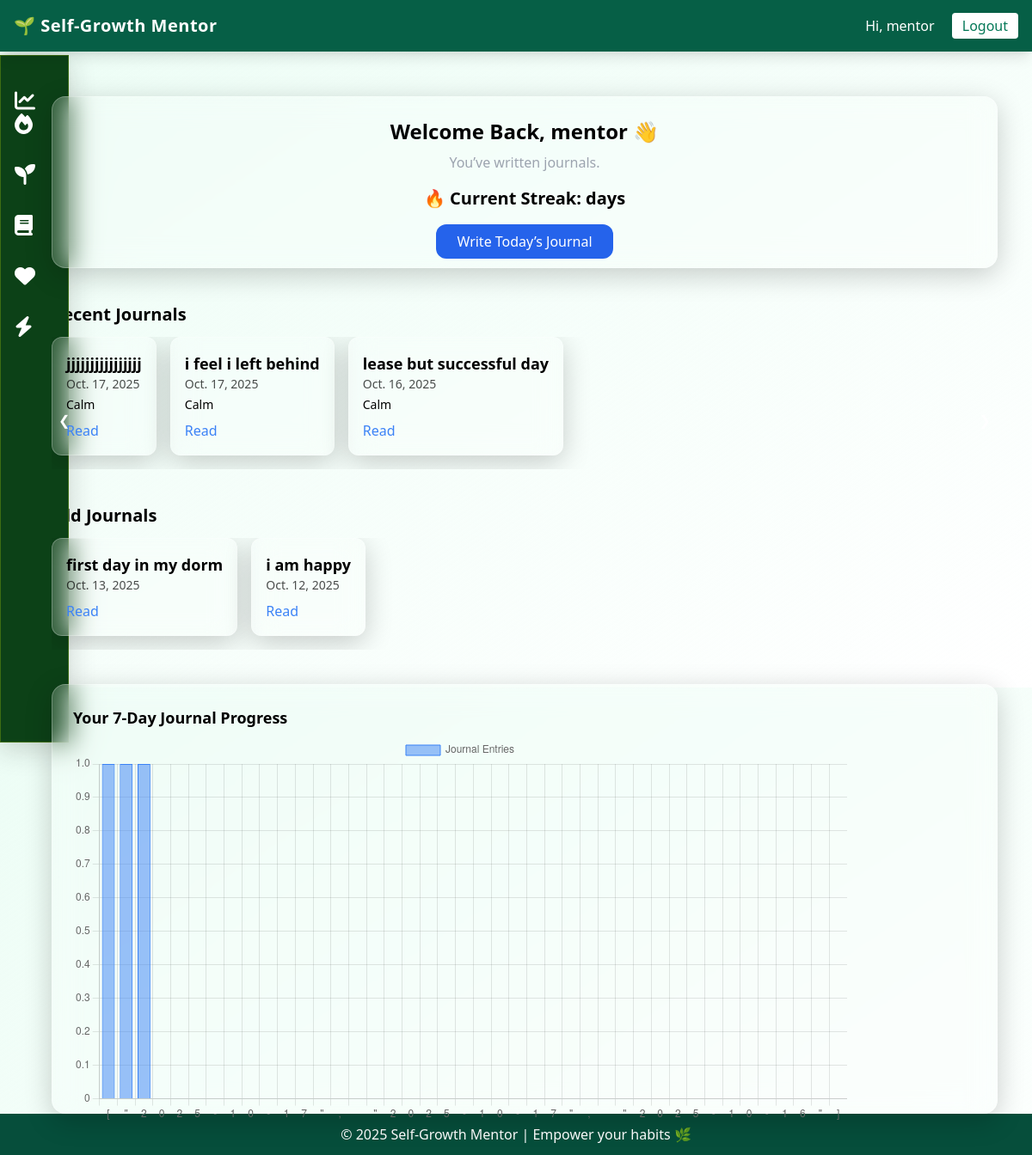
The app's page /journal/ (signed in) with its own data.
### journal/models.py (models this page shows, shortened)
class Journal(models.Model):
    user = models.ForeignKey(User, on_delete=models.CASCADE)
    title = models.CharField(max_length=200)
    content = models.TextField()
    mood = models.CharField(max_length=20, choices=MOOD_CHOICES, default='calm')
    reflection = models.TextField(blank=True, null=True)
    date = models.DateField(auto_now_add=True)

### journal/views.py (the view)
# urls.py: path('', views.dashboard, name='dashboard'),
@login_required
def dashboard(request):
    journals = Journal.objects.filter(user=request.user).order_by('-date')
    last_7_days = date.today() - timedelta(days=6)
    recent_journals = journals.filter(date__gte=last_7_days)
    chart_labels = [j.date.strftime('%Y-%m-%d') for j in recent_journals]
    chart_data = [1 for _ in recent_journals]
    context = {
        'recent_journals': recent_journals,
        'old_journals': journals.exclude(date__gte=last_7_days),
        'chart_labels': json.dumps(chart_labels),
        'chart_data': json.dumps(chart_data),
    }
    return render(request, 'journal/dashboard.html', context)

### journal/templates/journal/dashboard.html (shortened to what this page needs)
{% extends 'base.html' %}
{% block content %}
<div class="max-w-6xl mx-auto mt-8 space-y-10">
   <aside class="w-20 glass p-4 flex flex-col items-center justify-between fixed top-16 left-0 h-[calc(100%-4rem)]">
      <div class="space-y-8 mt-6">
        <i class="fa-solid fa-chart-line sidebar-icon" title="Dashboard"></i>
       <a href="{% url 'habits:dashboard' %}" title="Habit Streaks"><i class="fa-solid fa-fire sidebar-icon"></i></a>
        <i class="fa-solid fa-seedling sidebar-icon" title="Growth Feed"></i>
        <i class="fa-solid fa-book sidebar-icon" title="Journal"></i>
        <i class="fa-solid fa-heart sidebar-icon" title="Motivation Meter"></i>
        <i class="fa-solid fa-bolt sidebar-icon" title="Quick Actions"></i>
      </div>
    </aside>
  <div class="glass2 p-6 rounded-2xl text-center w-100">
    <h2 class="text-2xl font-semibold">Welcome Back, {{ user.username }} 👋</h2>
    <p class="text-gray-400 mt-2">You’ve written <b>{{ total_entries }}</b> journals.</p>
    <p class="text-xl font-semibold mt-4">🔥 Current Streak:  days</p>
    <a href="{% url 'create_journal' %}" class="mt-4 inline-block bg-blue-600 text-white py-2 px-6 rounded-xl hover:bg-blue-700">Write Today’s Journal</a>
  </div>
<div>
  <h3 class="text-xl font-semibold mb-3">Recent Journals</h3>
  <div class="relative">
    <button id="scrollLeft" class="absolute left-0 top-1/2 -translate-y-1/2 bg-gray-800/60 hover:bg-gray-800 text-white rounded-full p-2 z-10">
      &#10094;
    </button>
    <div id="journalScroll" class="flex space-x-4 overflow-x-auto scrollbar-hide pb-4 scroll-smooth">
      {% for j in recent_journals %}
      <div class="min-w-[250px] glass1 p-4 rounded-xl flex-shrink-0">
        <h4 class="font-bold text-lg">{{ j.title }}</h4>
        <p class="text-sm opacity-70">{{ j.date }}</p>
        <p class="text-sm mt-1">{{ j.mood|title }}</p>
        <a href="{% url 'read_journal' j.id %}" class="text-blue-500 hover:underline mt-2 block">Read</a>
      </div>
      {% empty %}
      <p>No journals yet. Start writing today!</p>
      {% endfor %}
    </div>
    <button id="scrollRight" class="absolute right-0 top-1/2 -translate-y-1/2 bg-gray-800/60 hover:bg-gray-800 text-white rounded-full p-2 z-10">
    </button>
  </div>
</div>
  {% if old_journals %}
  <div>
    <h3 class="text-xl font-semibold mt-10 mb-3">Old Journals</h3>
    <div class="flex space-x-4 overflow-x-auto pb-4">
      {% for j in old_journals %}
      <div class="min-w-[250px] glass1 p-4 rounded-xl flex-shrink-0">
        <h4 class="font-bold text-lg">{{ j.title }}</h4>
        <p class="text-sm opacity-70">{{ j.date }}</p>
        <a href="{% url 'read_journal' j.id %}" class="text-blue-500 hover:underline mt-2 block">Read</a>
      </div>
      {% endfor %}
    </div>
  </div>
  {% endif %}
  <div class="glass3 p-6 rounded-2xl mt-10">
    <h3 class="text-lg font-semibold mb-2">Your 7-Day Journal Progress</h3>
    <canvas id="progressChart"></canvas>
  </div>
</div>
<script>
const labels = '{{ chart_labels|safe }}';
const data = JSON.parse('{{ chart_data|escapejs }}');
const ctx = document.getElementById('progressChart').getContext('2d');
new Chart(ctx, {
    type: 'bar',
    data: {
        labels: labels,
        datasets: [{
            label: 'Journal Entries',
            data: data,
            backgroundColor: 'rgba(59,130,246,0.5)',
            borderColor: 'rgba(59,130,246,1)',
            borderWidth: 1
        }]
    },
    options: {
        scales: { y: { beginAtZero: true } }
    }
});
</script>
{% endblock %}

### accounts/templates/base.html (shortened to what this page needs)
<!DOCTYPE html>
<html lang="en">
<head>
    <link href="https://cdn.jsdelivr.net/npm/tailwindcss@2.2.19/dist/tailwind.min.css" rel="stylesheet">
     <link rel="stylesheet" href="https://cdnjs.cloudflare.com/ajax/libs/font-awesome/6.4.0/css/all.min.css" />
</head>
<body class="bg-gradient-to-br from-green-50 to-cornsilk min-h-screen flex flex-col">
    <nav class="topnav bg-green-800 text-white shadow-lg p-4 flex justify-between items-center fixed top-0 left-0 w-full" id="topnav">
        <a href="/" class="text-xl font-semibold tracking-wide">🌱 Self-Growth Mentor</a>
        <div>
            {% if user.is_authenticated %}
                <span class="mr-4">Hi, {{ user.username }}</span>
                <a href="{% url 'accounts:logout' %}" class="bg-white text-green-700 px-3 py-1 rounded hover:bg-green-100">Logout</a>
            {% else %}
                <a href="{% url 'accounts:login' %}" class="mr-4 hover:underline">Login</a>
                <a href="{% url 'accounts:register' %}" class="bg-white text-green-700 px-3 py-1 rounded hover:bg-green-100">Register</a>
            {% endif %}
        </div>
    </nav>
    <main class="flex-grow flex justify-center items-center p-6" id="main">
        {% block content %}{% endblock %}
    </main>
    <footer class="bg-green-900 text-white text-center py-3">
        <p>© 2025 Self-Growth Mentor | Empower your habits 🌿</p>
    </footer>
</body>
</html>

### accounts/templates/base.html (style rules this page uses)
body { overflow-y: auto; height: 100vh; }
.glass1 { background: rgba(255, 255, 255, 0.15); backdrop-filter: blur(15px); border: 1px solid rgba(255, 255, 255, 0.25); box-shadow: 0 8px 32px rgba(0, 0, 0, 0.2); }
.glass3 { background: rgba(255, 255, 255, 0.15); backdrop-filter: blur(15px); border: 1px solid rgba(255, 255, 255, 0.25); box-shadow: 0 8px 32px rgba(0, 0, 0, 0.2); height: 500px; }
.glass2 { background: rgba(255, 255, 255, 0.15); backdrop-filter: blur(15px); border: 1px solid rgba(255, 255, 255, 0.25); box-shadow: 0 8px 32px rgba(0, 0, 0, 0.2); width: 1100px; height: 200px; padding-right: 100; }
#topnav { z-index: 1; }
.glass { background: rgb(12, 65, 23); backdrop-filter: blur(15px); border: 1px solid rgba(205, 239, 13, 0.25); box-shadow: 0 8px 32px rgba(37, 37, 37, 0.2); height: 100vh; }
.sidebar-icon { font-size: 1.5rem; color: white; transition: color 0.2s; }
.topnav { heigth:100px; }
#main { padding: 40px 0 0 20px; }

### records on screen
Journal: title "jjjjjjjjjjjjjjjj", date "Oct. 17, 2025", mood "Calm"
Journal: title "i feel i left behind", date "Oct. 17, 2025", mood "Calm"
Journal: title "lease but successful day", date "Oct. 16, 2025", mood "Calm"
Journal: title "first day in my dorm", date "Oct. 13, 2025"
Journal: title "i am happy", date "Oct. 12, 2025"

### other values on screen
{{ user.username }} "mentor"
chart data {{ chart_labels|safe }} ["2025-10-17", "2025-10-17", "2025-10-16"]
chart data {{ chart_data|escapejs }} [1, 1, 1]
